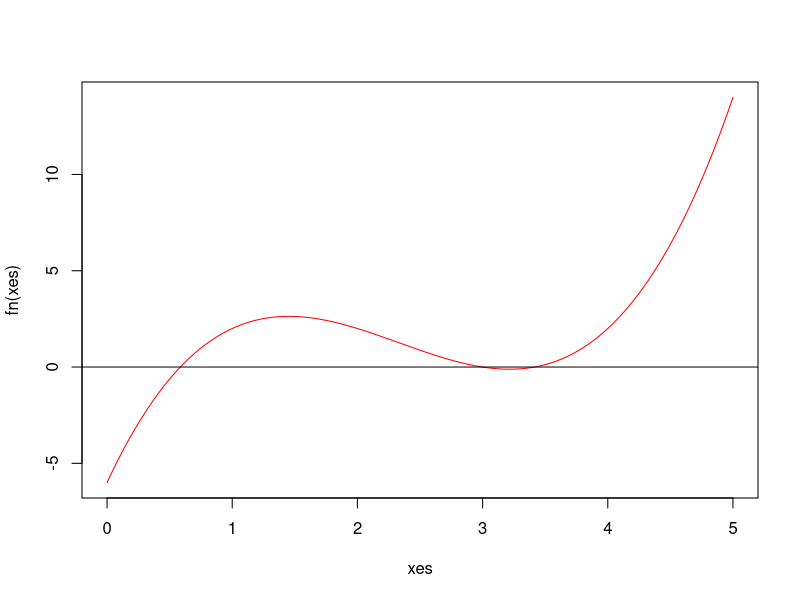

R code for this plot:
# Soluciones de las ecuaciones en una variable
# Algoritmos del capitulo 2 del libro Analisis Numerico 10ma edicion. Burden
# Encuentran las raices de la funcion.
#

fn <- function(x) #Funcion 
{
  f <- x^3 - 7*x^2 + 14*x - 6
  return(f)
}

dfn <- function(x) # Derivada de la funcion para para Newton Raphson
{
  df <- 3*x^2 - 14*x + 14
  return(df)
}

g <- function(x){ # Funcion g(x) para la iteracion de punto fijo
  gn <- -(x^3 - 7*x^2 - 6)/14
  return(gn)
}

# Metodo de Biseccion ----
metodo_biseccion <- function(a,b,tol,n)
{
  if(fn(a)*fn(b) < 0)
  {
    #Paso 1
    i = 1
    funA = fn(a)
    #Paso 2
    while(i <= n)
    {
      #Paso 3
      p = a + (b-a)/2 
      funP = fn(p)
      #Paso 4
      if(funP == 0 || (b-a)/2 < tol)
      {
        return(p)
      }
      #Paso 5
      i = i + 1
      #Paso 6
      if(funA * funP > 0)
      {
        a = p
        funA = funP 
      } else{
        b = p
      }
    }
    #Paso 7
    return(paste('El metodo fallo luego de ', n, 'iteraciones'))
  }
  else
  {
    return("No se cumple el teorema de bolzano")
  }
}

# Metodo de Newton Raphson ----
newton_raphson <- function(p0, tol, n)
{
  #Paso 1
  i = 1
  #Paso 2
  while(i <= n)
  {
    #Paso 3
    p = p0 - fn(p0)/dfn(p0)
    #Paso 4
    if(abs(p - p0) < tol)
      return(p)
    #Paso 5
    i = i + 1
    #Paso 6
    p0 = p
  }
  #Paso 7
  return(paste('El metodo fallo luego de ', n, 'iteraciones'))
}

# Metodo de Secante ----
metodo_secante <- function(p0, p1, tol, n)
{
  #Paso 1
  i = 2
  q0 = fn(p0)
  q1 = fn(p1)
  #Paso 2
  while(i <= n)
  {
    #Paso 3
    p = p1 -(q1*(p1 - p0))/(q1 - q0)
    #Paso 4
    if(abs(p - p1) < tol)
    {
      return(p)
    }
    #Paso 5
    i = i + 1
    #Paso 6
    p0 = p1
    q0 = q1
    p1 = p
    q1 = fn(p)
  }
  #Paso 7
  return(paste('El metodo fallo luego de ', n, 'iteraciones'))
}

# Metodo de falsa posicion ----
falsa_posicion <- function(p0, p1, tol, n)
{
  if(fn(p0)*fn(p1) < 0)
  {
    #Paso 1
    i = 2
    q0 = fn(p0)
    q1 = fn(p1)
    #Paso 2
    while(i <= n)
    {
      #Paso 3
      p = p1 -(q1*(p1 - p0))/(q1 - q0)
      #Paso 4
      if(abs(p - p1) < tol)
      {
        return(p)
      }
      #Paso 5
      i = i + 1
      q = fn(p)
      #Paso 6
      if(q * q1 < 0)
      {
        p0 = p1
        q0 = q1
      }
      #Paso 7
      p1 = p
      q1 = q
    }
    #Paso 8
    return(paste('El metodo fallo luego de ', n, 'iteraciones'))
  } else 
    return("No se cumple el teorema de bolzano")
}

# Metodo de punto fijo ----
# Este metodo requiere una funcion un funcion g(x) proveniente de f(x).
# Consultar bibliografia.

punto_fijo <- function(p0,tol,n)
{
  #Paso 1
  i = 1
  #Paso 2
  while(i <= n)
  {
    #Paso 3
    p = g(p0)
    #Paso 4
    if(abs(p-p0) < tol)
    {
      return(p)
    }
    #Paso 5
    i = i + 1
    #Paso 6
    p0 = p
  }
  #Paso 7
  return(paste('El metodo fallo luego de ', n, 'iteraciones'))
}

# Ejemplos ----

#Para visualizar mas decimales utilizar
options(digits = 16)

#Dibujo de la funcion a la cual se le buscaran las raices
xes = seq(from=0, to=5, by=0.01)
plot(xes, fn(xes), type="l", col="red")
abline(h=0)

#Pruebas
#Se pueden cambiar las raices a encontrar cambiando los puntos iniciales.
b = (metodo_biseccion(3.2, 5, 0.1^17, 100)) # 3.414213562373098
n = newton_raphson(4, 0.0000001, 200) #3.414213562373097
s = metodo_secante(3.1, 3.6, 0.0000001, 200) #3.414213562373095
f = falsa_posicion(3.1, 3.6, 0.0000001, 200) #3.414213535857162
p = punto_fijo(3.01, 0.0000000000001, 1000) #3.414213562372043

fn(b) # El resultado es 0, por lo que se verifica que en b hay una raiz.
